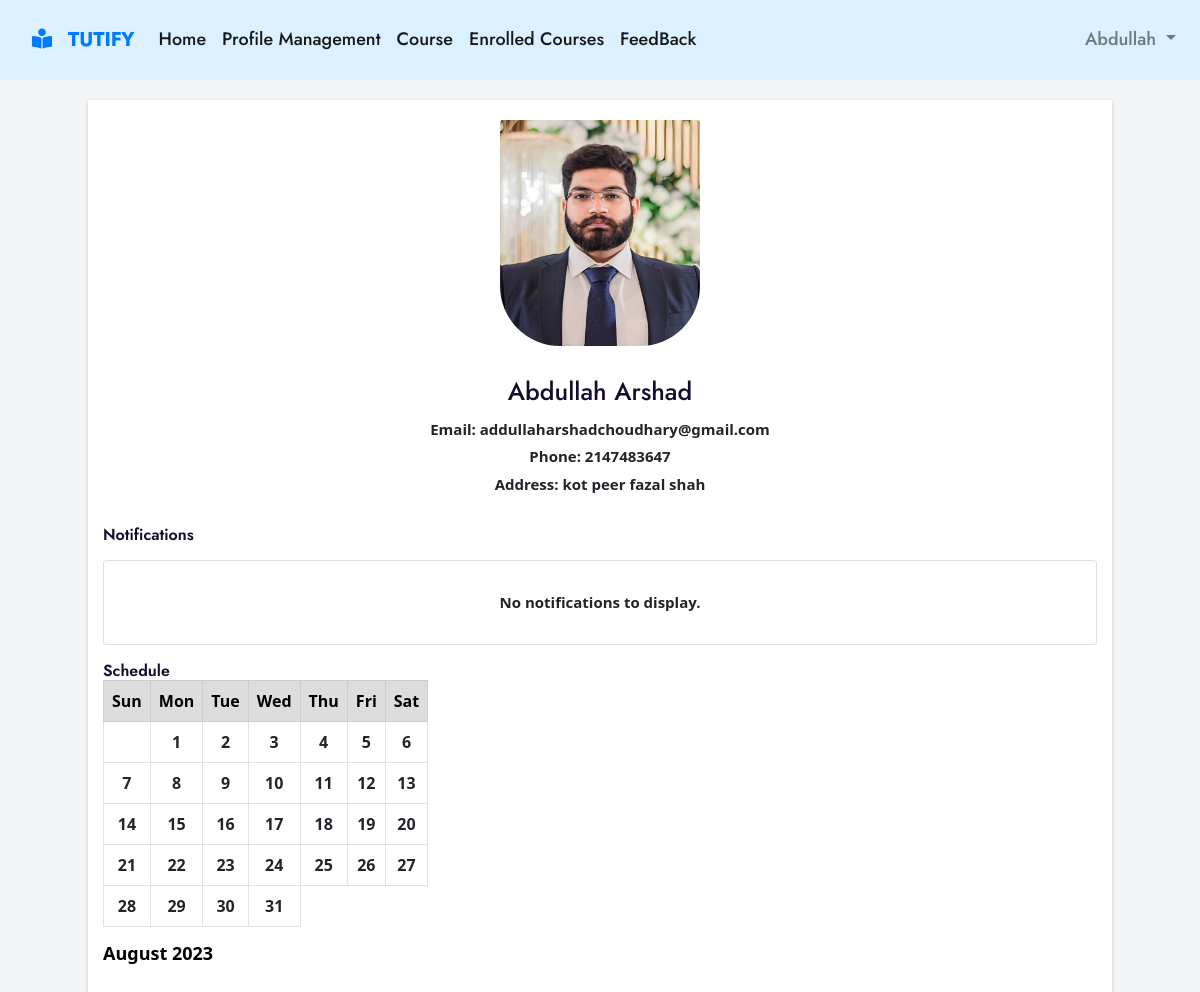
The page /student/student_dashboard.php (signed in) on the database its author committed.
### tables this page shows
CREATE TABLE `users` (
  `id` int(255) NOT NULL,
  `fname` varchar(255) NOT NULL,
  `lname` varchar(255) NOT NULL,
  `phone` int(255) NOT NULL,
  `email` varchar(255) NOT NULL,
  `user_type` varchar(255) NOT NULL,
  `password` varchar(255) NOT NULL,
  `verification_code` varchar(255) DEFAULT NULL,
  `create_date` datetime NOT NULL,
  `address` varchar(255) NOT NULL,
  `postal_code` varchar(255) NOT NULL,
  `area` varchar(255) NOT NULL,
  `country` varchar(255) NOT NULL,
  `state` varchar(255) NOT NULL,
  `ehistory` varchar(255) NOT NULL,
  `experience` varchar(255) NOT NULL,
  `degree` longblob NOT NULL,
  `picture` longblob NOT NULL,
  `hourly_rate` decimal(10,2) NOT NULL,
  `reset_token` varchar(255) DEFAULT NULL,
  `unique_id` varchar(255) NOT NULL
);

### student/student_dashboard.php (the view, shortened to what this page needs)
<?php
include('./header.php');
?>
<!DOCTYPE html>
<html>
<head>
</head>
<body class=" bg-gray-100">
  <div class="container col-md-11">
    <div class="row">
      <?php
      include('../dbcon.php');
      $user_id = $_SESSION['id'];
      $sql = "SELECT * FROM users WHERE id='$user_id'";
      $result = mysqli_query($con, $sql);
      while ($row = mysqli_fetch_assoc($result)):
      ?>
      <div class="col-md-12">
          <img class="card-img-top" style="width: 200px" src="../uploads/<?php echo $row['picture']; ?>" alt="Profile Picture">
          <div class="card-body">
            <h5 class="card-title"><?php echo $row['fname'] . ' ' . $row['lname']; ?></h5>
            <p class="card-text">Email: <?php echo $row['email']; ?></p>
            <p class="card-text">Phone: <?php echo $row['phone']; ?></p>
            <p class="card-text">Address: <?php echo $row['address']; ?></p>
          </div>
      </div>
      <?php endwhile; ?>
    </div>
    <h3>Notifications</h3>
    <?php
    $user_name = $_SESSION['user_name'];
    $sql = "SELECT * FROM s_notifications WHERE user_name = '$user_name' AND is_read = 0 ORDER BY created_at DESC";
    $result = mysqli_query($con, $sql);
    ?>
    <div class="row">
      <div class="col-sm">
        <div class="card my-3">
          <div class="card-body">
            <?php if (mysqli_num_rows($result) == 0): ?>
              <p class="card-text">No notifications to display.</p>
            <?php endif; ?>
          </div>
        </div>
      </div>
    </div>
    <h3>Schedule</h3>
    <div class="row">
      <div class="col-sm">
        <?php include('../tutor/calender.php'); ?>
      </div>
    </div>
  </div>
</body>
</html>

### css/t_dash_style.css (style rules this page uses)
body { background-color: #f4f4f4; font-family: Arial, sans-serif; font-size: 16px; }
.container { background-color: #fff; padding: 20px; margin-top: 20px; align-items: center; box-shadow: 0px 1px 3px rgba(0, 0, 0, 0.2); animation: fadeIn 0.5s ease-in-out; }
.card-img-top { width: 200px; display: block; margin: 0 auto; border-radius: 60px; }
.card-title { font-size: 25px; font-weight: bold; text-align: center; margin-bottom: 10px; }
.card-text { font-size: 15px; margin-bottom: 5px; text-align: center; font-weight: bold; }
.card-body { margin: 10px; }

### css/nav_style.css (style rules this page uses)
body { background-color: #ffffff; font-family: Arial, sans-serif; }
.card-title { font-weight: bold; margin-bottom: 10px; }

### rows shown on the page
users: picture (picture), fname "Abdullah", lname "Arshad", email "addullaharshadchoudhary@gmail.com", phone "2147483647", address "kot peer fazal shah"

### other values the page prints
$_SESSION["user_name"] "Abdullah"
$monthName "August"
$year "2023"
